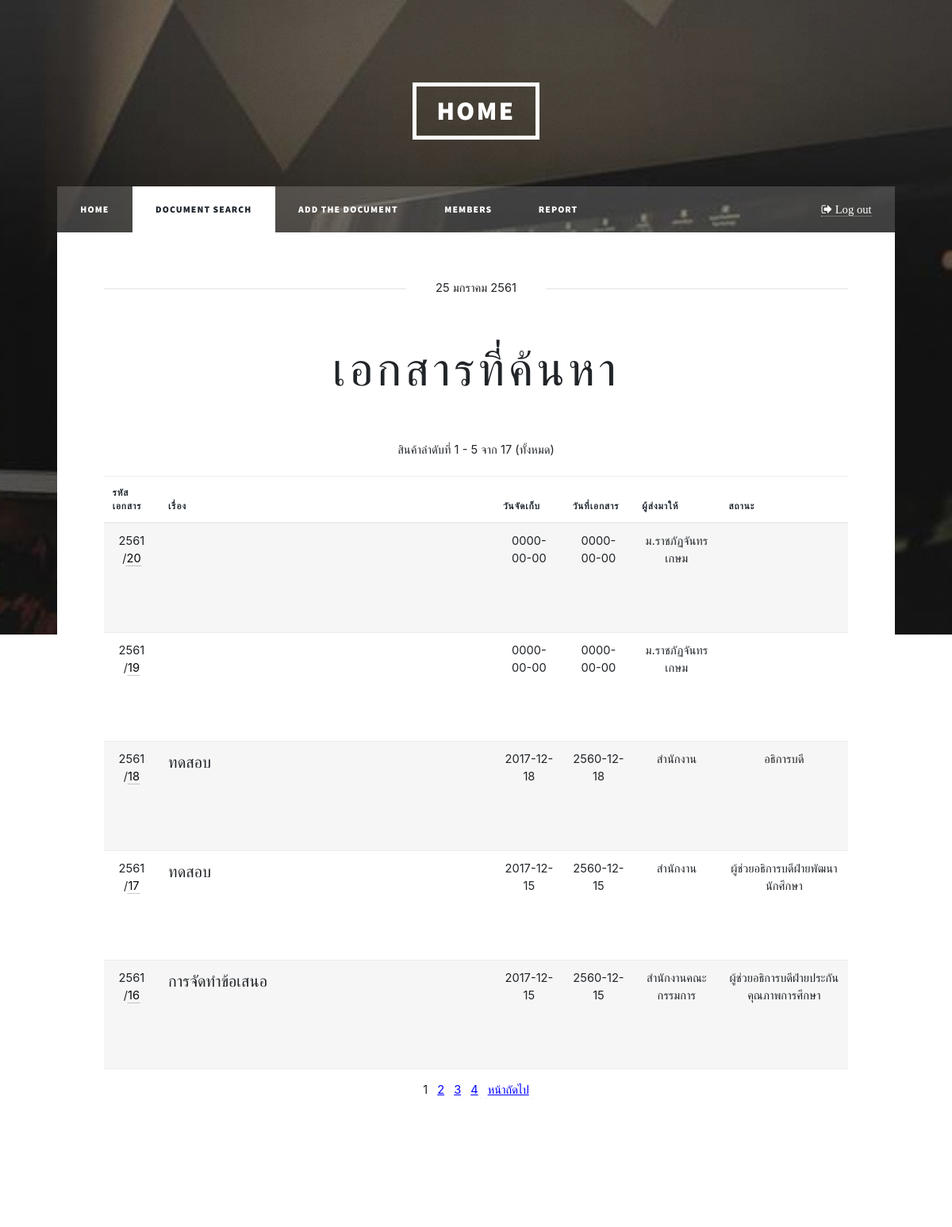
The app's page /admin/Search.php (signed in) with its own data.
### tables this page shows
CREATE TABLE `document` (
  `fromName` varchar(150) NOT NULL,
  `statusName` varchar(150) NOT NULL,
  `documentDate` date NOT NULL,
  `documentTime` date NOT NULL,
  `attachment` varchar(300) NOT NULL,
  `categoryDocument` varchar(150) NOT NULL,
  `documentName` varchar(250) NOT NULL,
  `action` varchar(150) NOT NULL,
  `story` varchar(250) NOT NULL,
  `Number_of_book` varchar(10) NOT NULL,
  `positionId` int(11) NOT NULL,
  `documentId` int(11) NOT NULL
);

### connect.php (called while the page is built, shortened)
<?php
	$months=array(  "0"=>"", "01"=>"มกราคม", "02"=>"กุมภาพันธ์", "03"=>"มีนาคม", "04"=>"เมษายน", "05"=>"พฤษภาคม", "06"=>"มิถุนายน", "07"=>"กรกฎาคม", "08"=>"สิงหาคม", "09"=>"กันยายน", "10"=>"ตุลาคม",  "11"=>"พฤศจิกายน",  "12"=>"ธันวาคม"
		);
	$date = date('j');
	$m = date('m');
	$month = $months[$m];
	$year = date('Y')+543;
?>

### admin/Search.php (the view, shortened to what this page needs)
<?php
include "../connect.php";
include "../pagination.php";
if($_SESSION['ses_Id'] ==""){
	header("Location: ../login.php");
	die();
} else if($_SESSION['status'] != 1){
	header("Location: ../logout.php");
	die();
}else{
	?>
	<!DOCTYPE HTML>
<html>
<head>
	<link rel="stylesheet" href="../assets/css/main.css" />
	<link href="../assets/css/freelancer.min.css" rel="stylesheet">
	<link href="../assets/css/bootstrap.min.css" rel="stylesheet">
</head>
<body class="is-loading">
	<?php
	$field = "ทั้งหมด";
	$sql = "SELECT * FROM document " ;
	$sql .= " ORDER BY documentId DESC";
	$result = page_query($link, $sql, 5);
	$first = page_start_row();
	$last = page_stop_row();
	$total = page_total_rows();
	?>
	<div id="wrapper" class="fade-in">
		<header id="header">
			<a href="index.php" class="logo">Home</a>
		</header>
		<nav id="nav">
			<ul class="links">
				<li ><a href="../admin/index.php">Home</a></li>
				<li class="active"><a href="../admin/Document_admin.php">Document search</a></li>
				<li><a href="../admin/AddDocument.php">Add the document</a></li>
				<li><a href="../admin/members.php">members</a></li>
				<li ><a href="../admin/report.php">report</a></li>
			</ul>
			<ul class="icons">
				<li><a href="../logout.php" class="fa fa-sign-out"><span class="label"> Log out</span></a></li>
			</ul>
		</nav>
		<div id="main">
			<article class="post featured">
				<header class="major">
					<span class="date" >
						<?php echo "$date $month $year";?>
					</span>
					<h2><a href="#">เอกสารที่ค้นหา</a></h2>
				</header>
				<div class="table-wrapper">
					<caption>
						<?php 	echo "สินค้าลำดับที่  $first - $last จาก $total  ($field)"; ?>
					</caption>
					<br><br>
					<table class="table">
						<thead>
							<tr>
								<th>รหัสเอกสาร</th>
								<th>เรื่อง</th>
								<th>วันจัดเก็บ</th>
								<th>วันที่เอกสาร</th>
								<th>ผู้ส่งมาให้</th>
								<th>สถานะ</th>
							</tr>
						</thead>
						<tbody>
							<?php
							while ($row = mysqli_fetch_array($result)) {
								?>
								<tr>
									<td>
											<?php echo "$year /";?><a href="../admin/accessDocument.php?documentId=<?php echo $row['documentId']?>" ><?php echo $row['documentId'];?></a>
										</td>
									<td><p><?php echo $row['documentName'];?></p></td>
									<td><?php echo $row['documentTime'];?></td>
									<td><?php echo $row['documentDate'];?></td>
									<td><?php echo $row['fromName']; ?></td>
									<td><?php echo $row['statusName'];?></td>
								</tr>
								<?php
							}
							?>
						</tbody>
					</table>
				</div>
			</article>
		</div>
				<div id="copyright">
					<ul><li>&copy; Untitled</li><li>By: <a href="https://html5up.net">Foremost & Kwang</a></li></ul>
				</div>
			</div>
		</body>
		</html>
		<?php }
		?>

### records on screen
document: documentId "20", documentTime "0000-00-00", documentDate "0000-00-00", fromName "ม.ราชภัฏจันทรเกษม"
document: documentId "19", documentTime "0000-00-00", documentDate "0000-00-00", fromName "ม.ราชภัฏจันทรเกษม"
document: documentId "18", documentName "ทดสอบ", documentTime "2017-12-18", documentDate "2560-12-18", fromName "สำนักงาน", statusName "อธิการบดี"
document: documentId "17", documentName "ทดสอบ", documentTime "2017-12-15", documentDate "2560-12-15", fromName "สำนักงาน", statusName "ผู้ช่วยอธิการบดีฝ่ายพัฒนานักศึกษา"
document: documentId "16", documentName "การจัดทำข้อเสนอ", documentTime "2017-12-15", documentDate "2560-12-15", fromName "สำนักงานคณะกรรมการ", statusName "ผู้ช่วยอธิการบดีฝ่ายประกันคุณภาพการศึกษา"

### other values on screen
$date "25"
$month "มกราคม"
$year "2561"
$first "1"
$last "5"
$total "17"
$field "ทั้งหมด"
$t "1"
$t "2 3 4 หน้าถัดไป"
